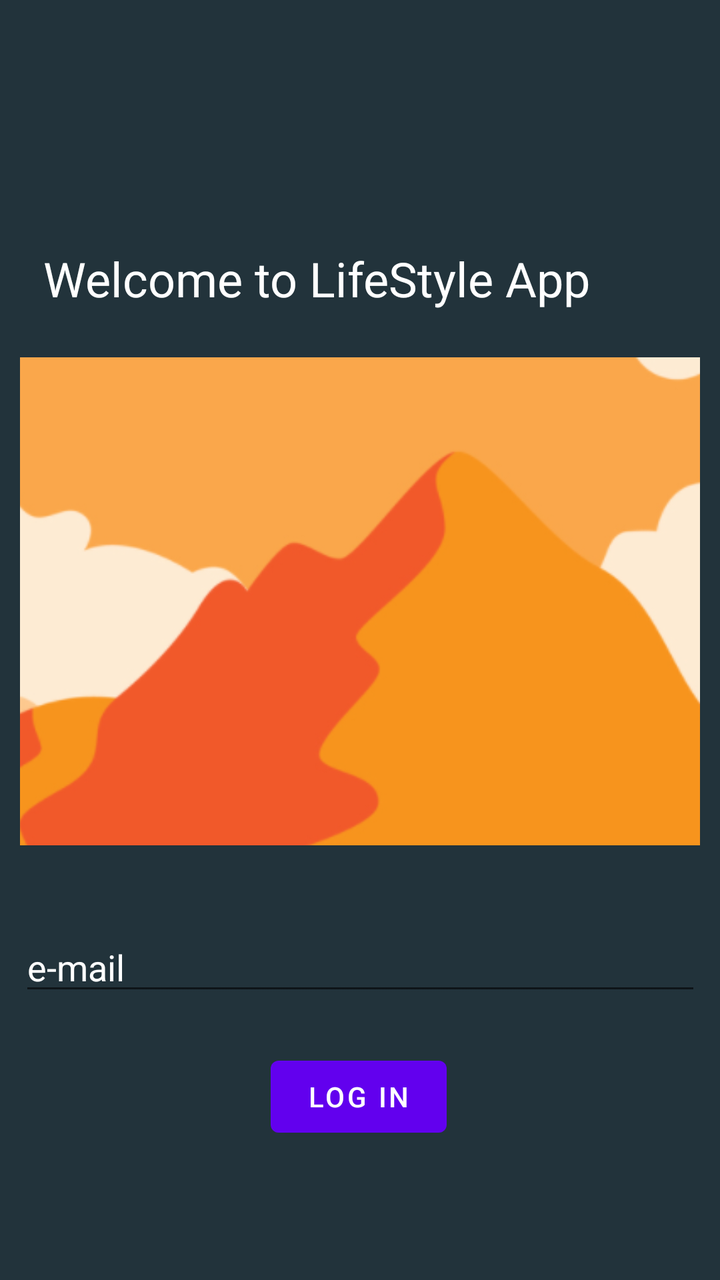
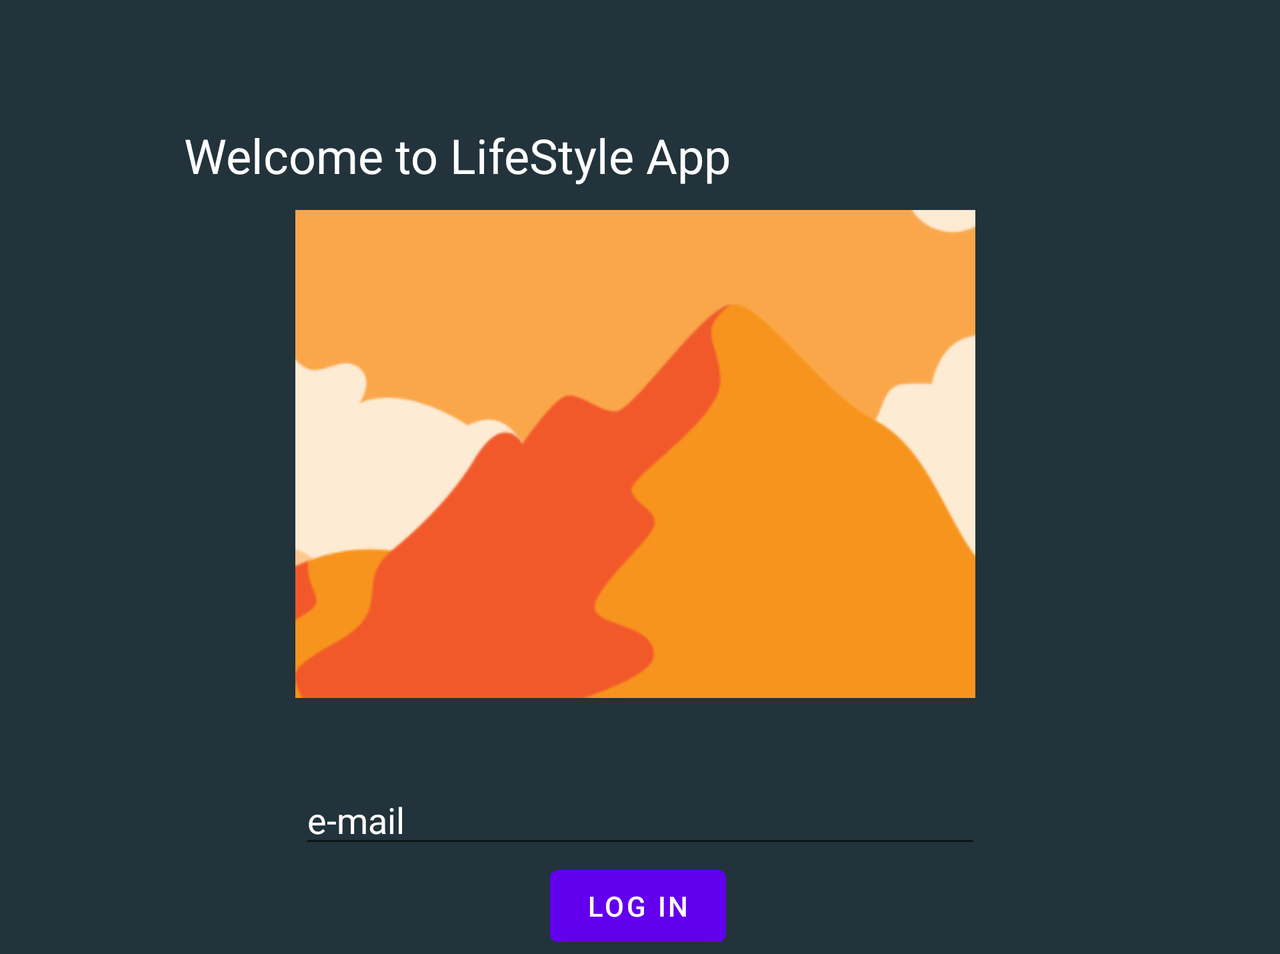

Two renders of one Android screen. The first uses the default layout on a phone; the second uses the alternative layout the repository ships for a different screen configuration, on a matching device. The two XML files are below.
<!-- AndroidManifest.xml: application theme Theme.LifestyleApp -->
<!-- res/layout/activity_logging_place_holder.xml -->
<?xml version="1.0" encoding="utf-8"?>
<androidx.constraintlayout.widget.ConstraintLayout xmlns:android="http://schemas.android.com/apk/res/android"
    xmlns:app="http://schemas.android.com/apk/res-auto"
    xmlns:tools="http://schemas.android.com/tools"
    android:layout_width="match_parent"
    android:layout_height="match_parent"
    android:background="#22333B"
    tools:context=".LoggingPlaceHolderActivity">


    <ImageView
        android:id="@+id/imageView"
        android:layout_width="340dp"
        android:layout_height="244dp"
        android:scaleType="centerCrop"
        android:adjustViewBounds="true"
        app:layout_constraintBottom_toBottomOf="parent"
        app:layout_constraintEnd_toEndOf="parent"
        app:layout_constraintHorizontal_bias="0.492"
        app:layout_constraintStart_toStartOf="parent"
        app:layout_constraintTop_toTopOf="parent"
        app:layout_constraintVertical_bias="0.451"
        app:srcCompat="@drawable/image" />

    <Button
        android:id="@+id/login_btn"
        android:layout_width="wrap_content"
        android:layout_height="wrap_content"
        android:text="Log in"
        app:layout_constraintBottom_toBottomOf="parent"
        app:layout_constraintEnd_toEndOf="parent"
        app:layout_constraintHorizontal_bias="0.498"
        app:layout_constraintStart_toStartOf="parent"
        app:layout_constraintTop_toBottomOf="@+id/editTextCity"
        app:layout_constraintVertical_bias="0.244" />

    <com.google.android.material.textfield.TextInputEditText
        android:id="@+id/editTextCity"
        android:layout_width="341dp"
        android:layout_height="40dp"
        android:layout_marginTop="40dp"
        android:hint="e-mail"
        android:textColorHint="@color/white"
        app:layout_constraintEnd_toEndOf="parent"
        app:layout_constraintStart_toStartOf="parent"
        app:layout_constraintTop_toBottomOf="@+id/imageView" />

    <TextView
        android:id="@+id/tittle_tv"
        android:layout_width="wrap_content"
        android:layout_height="wrap_content"
        android:text="Welcome to LifeStyle App"
        android:textColor="@color/white"
        android:textSize="24sp"
        app:layout_constraintBottom_toTopOf="@+id/imageView"
        app:layout_constraintEnd_toEndOf="parent"
        app:layout_constraintHorizontal_bias="0.251"
        app:layout_constraintStart_toStartOf="parent"
        app:layout_constraintTop_toTopOf="parent"
        app:layout_constraintVertical_bias="0.84" />
</androidx.constraintlayout.widget.ConstraintLayout>
<!-- resources referenced by this layout -->
<resources>
  <color name="white">#FFFFFFFF</color>
  <!-- drawable image: png bitmap (drawable, 61843 bytes) -->
  <style name="Theme.LifestyleApp" parent="Theme.MaterialComponents.DayNight.DarkActionBar">
          
          <item name="colorPrimary">@color/purple_500</item>
          <item name="colorPrimaryVariant">@color/purple_700</item>
          <item name="colorOnPrimary">@color/white</item>
          
          <item name="colorSecondary">@color/teal_200</item>
          <item name="colorSecondaryVariant">@color/teal_700</item>
          <item name="colorOnSecondary">@color/black</item>
          
          <item name="android:statusBarColor" tools:targetApi="l">?attr/colorPrimaryVariant</item>
          
      </style>
  <color name="purple_500">#FF6200EE</color>
  <color name="purple_700">#FF3700B3</color>
  <color name="teal_200">#FF03DAC5</color>
  <color name="teal_700">#FF018786</color>
  <color name="black">#FF000000</color>
</resources>
<!-- res/layout-land/activity_logging_place_holder.xml (the repository's variant of the layout above) -->
<!-- drawn on the phone turned sideways -->
<?xml version="1.0" encoding="utf-8"?>
<ScrollView xmlns:app="http://schemas.android.com/apk/res-auto"
    xmlns:tools="http://schemas.android.com/tools"
    android:layout_width="match_parent"
    android:layout_height="match_parent"
    xmlns:android="http://schemas.android.com/apk/res/android">
<androidx.constraintlayout.widget.ConstraintLayout xmlns:android="http://schemas.android.com/apk/res/android"
    xmlns:app="http://schemas.android.com/apk/res-auto"
    xmlns:tools="http://schemas.android.com/tools"
    android:layout_width="match_parent"
    android:layout_height="match_parent"
    android:background="#22333B"
    tools:context=".LoggingPlaceHolderActivity">


    <ImageView
        android:id="@+id/imageView"
        android:layout_width="340dp"
        android:layout_height="244dp"
        android:scaleType="centerCrop"
        android:adjustViewBounds="true"
        app:layout_constraintBottom_toBottomOf="parent"
        app:layout_constraintEnd_toEndOf="parent"
        app:layout_constraintHorizontal_bias="0.492"
        app:layout_constraintStart_toStartOf="parent"
        app:layout_constraintTop_toTopOf="parent"
        app:layout_constraintVertical_bias="0.451"
        app:srcCompat="@drawable/image" />

    <Button
        android:id="@+id/login_btn"
        android:layout_width="wrap_content"
        android:layout_height="wrap_content"
        android:text="Log in"
        app:layout_constraintBottom_toBottomOf="parent"
        app:layout_constraintEnd_toEndOf="parent"
        app:layout_constraintHorizontal_bias="0.498"
        app:layout_constraintStart_toStartOf="parent"
        app:layout_constraintTop_toBottomOf="@+id/emailTextEdit"
        app:layout_constraintVertical_bias="0.244" />

    <com.google.android.material.textfield.TextInputEditText
        android:id="@+id/emailTextEdit"
        android:layout_width="341dp"
        android:layout_height="40dp"
        android:layout_marginTop="40dp"
        android:hint="e-mail"
        android:textColorHint="@color/white"
        app:layout_constraintEnd_toEndOf="parent"
        app:layout_constraintStart_toStartOf="parent"
        app:layout_constraintTop_toBottomOf="@+id/imageView" />

    <TextView
        android:id="@+id/tittle_tv"
        android:layout_width="wrap_content"
        android:layout_height="wrap_content"
        android:text="Welcome to LifeStyle App"
        android:textColor="@color/white"
        android:textSize="24sp"
        app:layout_constraintBottom_toTopOf="@+id/imageView"
        app:layout_constraintEnd_toEndOf="parent"
        app:layout_constraintHorizontal_bias="0.251"
        app:layout_constraintStart_toStartOf="parent"
        app:layout_constraintTop_toTopOf="parent"
        app:layout_constraintVertical_bias="0.84" />
</androidx.constraintlayout.widget.ConstraintLayout>
</ScrollView>
